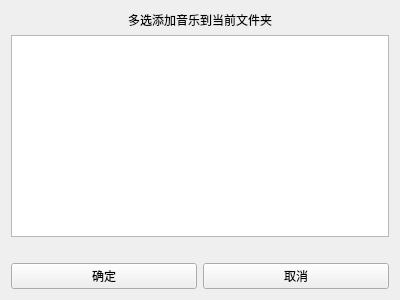
<?xml version="1.0" encoding="UTF-8"?>
<ui version="4.0">
 <class>SelectContain</class>
 <widget class="QWidget" name="SelectContain">
  <property name="geometry">
   <rect>
    <x>0</x>
    <y>0</y>
    <width>400</width>
    <height>300</height>
   </rect>
  </property>
  <property name="windowTitle">
   <string>Form</string>
  </property>
  <layout class="QGridLayout" name="gridLayout_2">
   <item row="0" column="0">
    <layout class="QGridLayout" name="gridLayout">
     <item row="3" column="0">
      <widget class="QPushButton" name="pushButton_save">
       <property name="text">
        <string>确定</string>
       </property>
      </widget>
     </item>
     <item row="0" column="0" colspan="2" alignment="Qt::AlignHCenter">
      <widget class="QLabel" name="label">
       <property name="text">
        <string>多选添加音乐到当前文件夹</string>
       </property>
      </widget>
     </item>
     <item row="3" column="1">
      <widget class="QPushButton" name="pushButton_exit">
       <property name="text">
        <string>取消</string>
       </property>
      </widget>
     </item>
     <item row="1" column="0" colspan="2">
      <widget class="QTableWidget" name="tableWidget_source"/>
     </item>
     <item row="2" column="0" colspan="2" alignment="Qt::AlignHCenter|Qt::AlignVCenter">
      <widget class="QLabel" name="label_summary">
       <property name="text">
        <string>                                          </string>
       </property>
      </widget>
     </item>
    </layout>
   </item>
  </layout>
 </widget>
 <resources/>
 <connections/>
</ui>
